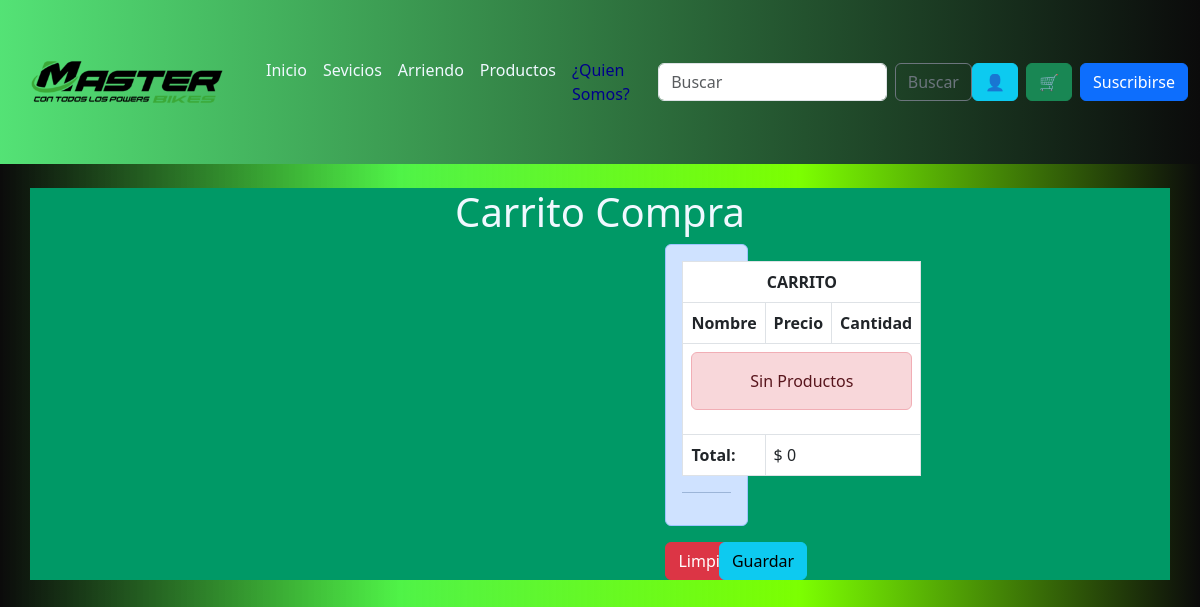
Page /carrito on the earlier database version.
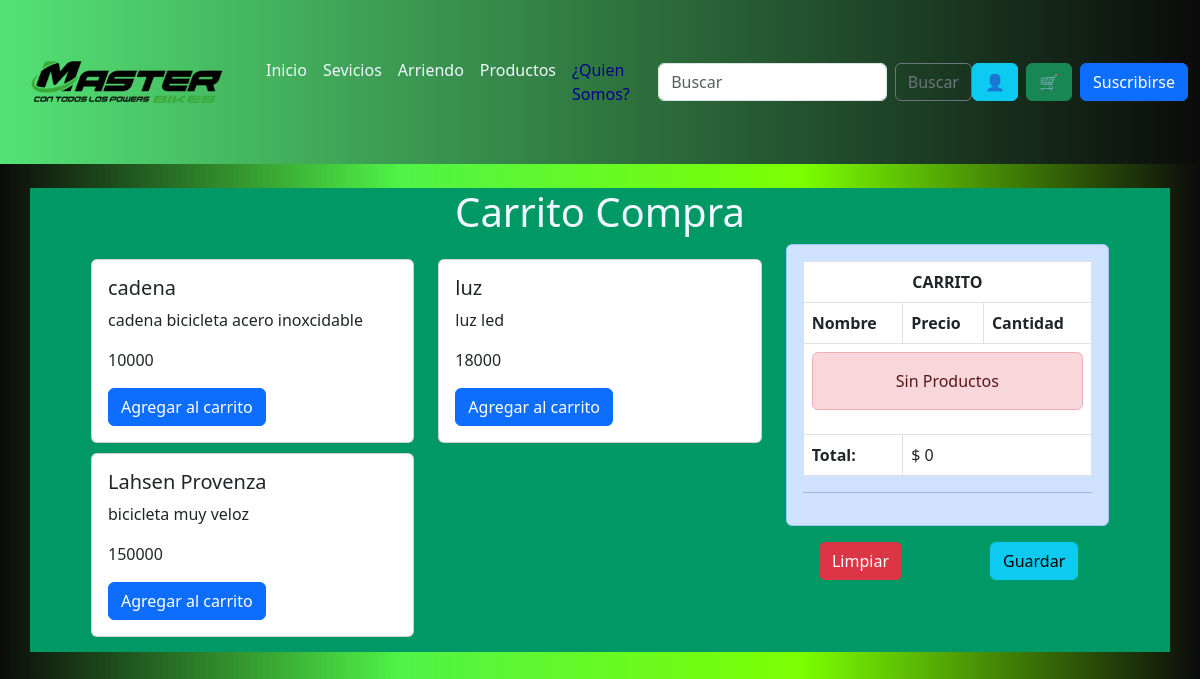
Same page on the later database version.
### core/models.py (models this page shows, shortened)
class Producto (models.Model):
    nombre=models.CharField(max_length=64)
    descripcion=models.CharField(max_length=200)
    precio=models.IntegerField()

### core/views.py (the view)
# urls.py: path('carrito',carrito, name ="carrito"),
def carrito(request):
    productos=Producto.objects.all()
    return render(request,'core/carrito.html',{'productos':productos})

### core/context_processor.py (called while the page is built)
def total_carrito(request):
    total = 0
    if request.user.is_authenticated:
        if "carrito" in request.session.keys():
            for key, value in request.session["carrito"].items():
                total += int(value["acumulado"])
    return {"total_carrito": total}

### core/templates/core/carrito.html (shortened to what this page needs)
{% extends 'core/base.html' %}
  {% load static %}
  {% block contenido %}
  <div class="container" style=" background-color:rgba(0, 153, 102);">
    <h1  style="color: aliceblue;">Carrito Compra</h1>
    </div>
  <div class="container" style=" background-color:rgba(0, 153, 102);" >
    <div class="row">
      <div class="col-8">
        <div class="row" style="padding: 10px 0;">
           <div class="col-12">
                    <div class="row">
                        {% for producto in productos %}
                        <div class="col-6">
                            <div class="card" style="height:  width: 23rem; margin: 5px 0px;">
                                <div class="card-body">
                                    <h5 class="card-title">{{producto.nombre}}</h5>
                                    <p class="card-text">{{producto.descripcion}}</p>
                                    <p class="card-text">{{producto.precio}}</p>
                                    <a href="{% url 'Add' producto.id %}" class="btn btn-primary">Agregar al carrito</a>
                                </div>
                            </div>
                        </div>
                        {% endfor %}
                    </div>
                </div>
            </div>
        </div>
        <div class="col-4">
            {% include "core/carrito_compra.html" %}
        </div>
    </div>
</div>
 {% endblock %}

Differences in the rows shown:
added Producto: nombre "cadena", descripcion "cadena bicicleta acero inoxcidable", precio "10000"
added Producto: nombre "luz", descripcion "luz led", precio "18000"
added Producto: nombre "Lahsen Provenza", descripcion "bicicleta muy veloz", precio "150000"
